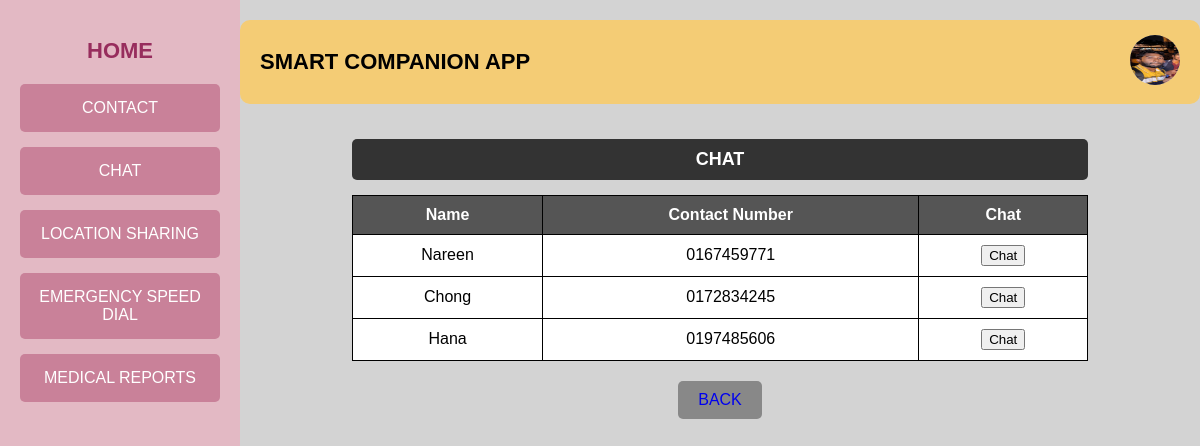
The page /chatuser (signed in) on the database its author committed.
### tables this page shows
CREATE TABLE contact (
            id INTEGER PRIMARY KEY AUTOINCREMENT,
            name TEXT NOT NULL,
            contact_number TEXT NOT NULL,
            rel_id INTEGER NOT NULL
        );

### app.py (the view, shortened to what this page needs)
@app.route("/chatuser", methods=["GET", "POST"])
def chatuser():
    db= get_db()
    cursor = db.cursor()
    user_id = session.get('user_id')
    str_user_id = str(user_id)
    with open("static/img_log/user/"+ str_user_id + ".txt", "r") as file:
        image_name = str(file.read())
        image_url= url_for('static', filename='uploads/'+ image_name)
    cursor.execute("SELECT * FROM contact where rel_id = ?", (user_id,))
    contacts_list = cursor.fetchall()  # Fetch all matching rows
    db.commit()
    contact_number = request.args.get('contact')
    return render_template("User/chat.html", image_url=image_url, contacts=contacts_list)

### app.py (called while the page is built)
def get_db():
    if 'db' not in g:
        g.db = sqlite3.connect('project.db')
        g.db.row_factory = sqlite3.Row
    return g.db

### templates/User/chat.html (shortened to what this page needs)
<!DOCTYPE html>
<html lang="en">
<head>
    <link rel="stylesheet" href="static/contact.css">
</head>
<body>
    <div class="container">
        <div class="sidebar">
            <a href="{{ url_for('user') }}"><h2>HOME</h2></a>
            <a href="{{ url_for('contactuser') }}"><button class="nav-btn">CONTACT</button></a>
            <a href="{{ url_for('chatuser') }}"><button class="nav-btn">CHAT</button></a>
            <a href="{{ url_for('locationuser') }}"><button class="nav-btn">LOCATION SHARING</button></a>
            <a href="{{ url_for('emergencyuser') }}"><button class="nav-btn">EMERGENCY SPEED DIAL</button></a>
            <a href="{{ url_for('medicaluser') }}"><button class="nav-btn">MEDICAL REPORTS</button></a>
        </div>
        <div class="main-content">
            <div class="header">
                <h1>SMART COMPANION APP</h1>
                <div class="user-profile">
                    <a href="{{ url_for('userprofile') }}"><img src="{{ image_url }}" alt="Profile Picture" class="profile-img"></a>
                </div>
            </div>
            <div class="contacts-section">
                <h2 class="contacts-title">CHAT</h2>
                <table class="contacts-table">
                    <tr>
                        <th>Name</th>
                        <th>Contact Number</th>
                        <th>Chat</th>
                    </tr>
                    {% for contact in contacts %}
                    <tr>
                        <td>{{ contact[1] }}</td>
                        <td>{{ contact[2] }}</td>
                        <td>
                            <a href="{{ url_for('chatuser', contact=contact[2]) }}" target="_blank">
                                <button type="button">Chat</button>
                            </a>
                        </td>
                    </tr>
                    {% endfor %}
                </table>
            </div>
            <div class="buttons">
                <button class="back-btn" ><a href="{{ url_for('user') }}">BACK</a></button>
            </div>
        </div>
    </div>
</body>
</html>

### static/contact.css (style rules this page uses)
body { font-family: Arial, sans-serif; margin: 0; padding: 0; background-color: #e5e5e5; }
.container { display: flex; height: 100vh; }
.sidebar { width: 200px; background-color: #e3b9c4; padding: 20px; text-align: center; }
.sidebar h2 { font-size: 20px; margin-bottom: 30px; }
.nav-btn { display: block; width: 100%; padding: 15px; margin-bottom: 15px; background-color: #c98199; border: none; color: white; font-size: 16px; cursor: pointer; border-radius: 5px; }
.main-content { flex: 1; padding: 20px; background-color: #d3d3d3; display: flex; flex-direction: column; align-items: center; }
.header { display: flex; justify-content: space-between; width: 100%; align-items: center; background-color: #f4cc75; padding: 15px 20px; border-radius: 10px; }
.header h1 { margin: 0; font-size: 22px; }
.user-profile { display: flex; align-items: center; gap: 10px; }
.user-profile img { width: 50px; height: 50px; border-radius: 50%; background-color: #ddd; }
.contacts-section { width: 80%; margin-top: 20px; text-align: center; }
.contacts-title { background-color: #333; color: white; padding: 10px; border-radius: 5px; font-size: 18px; }
.contacts-table { width: 100%; margin-top: 10px; border-collapse: collapse; background-color: white; }
.contacts-table th, .contacts-table td { border: 1px solid black; padding: 10px; text-align: center; }
.contacts-table th { background-color: #555; color: white; }
.buttons { width: 80%; display: flex; justify-content: space-between; margin-top: 20px; }
.sidebar h2 { color: #972d5d; font-size: 22px; margin-bottom: 20px; font-weight: bold; text-decoration: none; transition: color 0.3s ease; }
a { text-decoration: none; }
.back-btn, .add-btn { padding: 10px 20px; border: none; font-size: 16px; cursor: pointer; border-radius: 5px; }
.back-btn { background-color: #b8867b; color: white; }
.buttons { display: flex; justify-content: center; gap: 15px; margin-top: 20px; width: 100%; }
.back-btn, .add-btn { padding: 10px 20px; border: none; border-radius: 5px; cursor: pointer; }
.back-btn { background: #888; color: white; }

### rows shown on the page
contact: name "Nareen", contact_number "0167459771"
contact: name "Chong", contact_number "0172834245"
contact: name "Hana", contact_number "0197485606"
